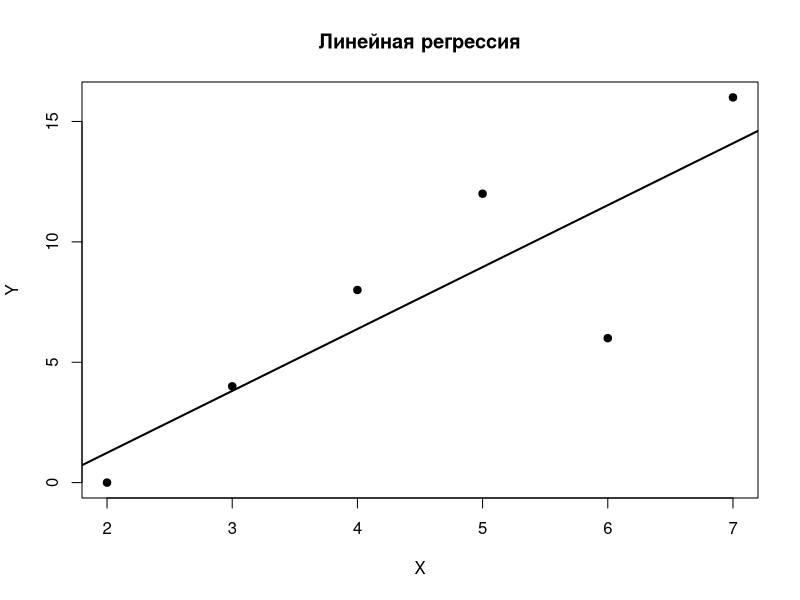

R code for this plot:
x <- c(2, 3, 4, 5, 6, 7)
y <- c(0, 4, 8, 12, 6, 16)

data1 <- data.frame(x, y)

model1 <- lm(y ~ x, data = data1)

model1
summary(model1)

plot(x, y,
     pch = 19,
     xlab = "X",
     ylab = "Y",
     main = "Линейная регрессия")

abline(model1, lwd = 2)
